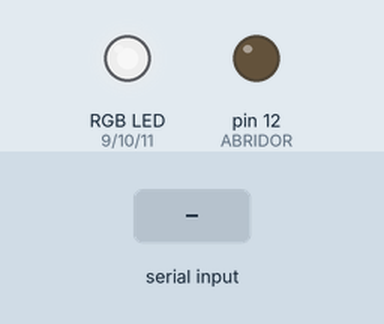
Simulated run of this sketch. Board: Arduino Uno, built with avr-gcc and run on an emulated ATmega328P. Shown: an RGB LED mixed from three pins (HIGH = lit), output pins drawn as LEDs (lit = HIGH). The test bench sets the inputs (shaded band).

Above: at 1.2 s.
1.3 s: "1" received over Serial
At 2.1 s:
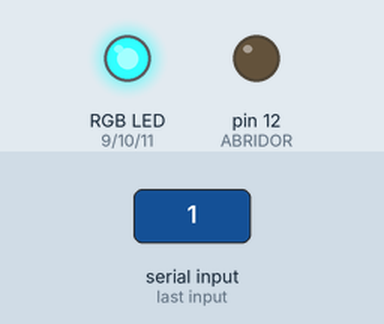
2.8 s: "0" received over Serial
At 3.3 s:
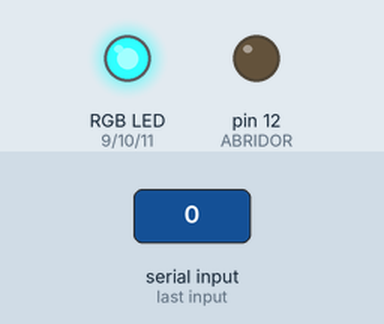
Timing chart, 0 to 5.8 s (numbered marks = the images above; inputs shaded):
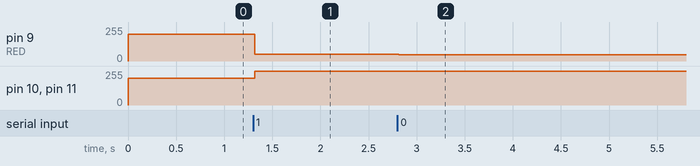

Measured:
- after the input at 1.3 s, pin 9 (RED): 200/255 → 49/255 at once; pin 10 (GREEN), pin 11 (BLUE): 200/255 → 255/255 at once
- after the input at 2.8 s, pin 9 (RED): 49/255 → 48/255 at once

The sketch:

Fita_RGB_Serial_OK.pde
```cpp
#define RED 9
#define GREEN 10
#define BLUE 11
#define ABRIDOR 12


void setup() {
  Serial.begin(9600);
  pinMode(RED, OUTPUT); //red
  pinMode(GREEN, OUTPUT); //green
  pinMode(BLUE, OUTPUT);
  pinMode(ABRIDOR, OUTPUT);

}

int red=200;
int green=200;
int blue=200;

void loop() {
  if(Serial.available()>0)
  {
    lerSerial();
  }
  ligarStatus();

}
void lerSerial() {
  red = byte(Serial.read());
  delay(5);
  green =  byte(Serial.read());
  delay(5);
  blue= byte(Serial.read());
  delay(5);

}
void ligarStatus() {
  analogWrite(RED, red);
  analogWrite(GREEN, green);
  analogWrite(BLUE, blue);
}
void desligar() {
  analogWrite(RED, 0);
  analogWrite(GREEN, 0);
  analogWrite(BLUE, 0);
}
/*
void ligar() {
 analogWrite(Q2,255);
 analogWrite(Q3,255);
 }*/
```
